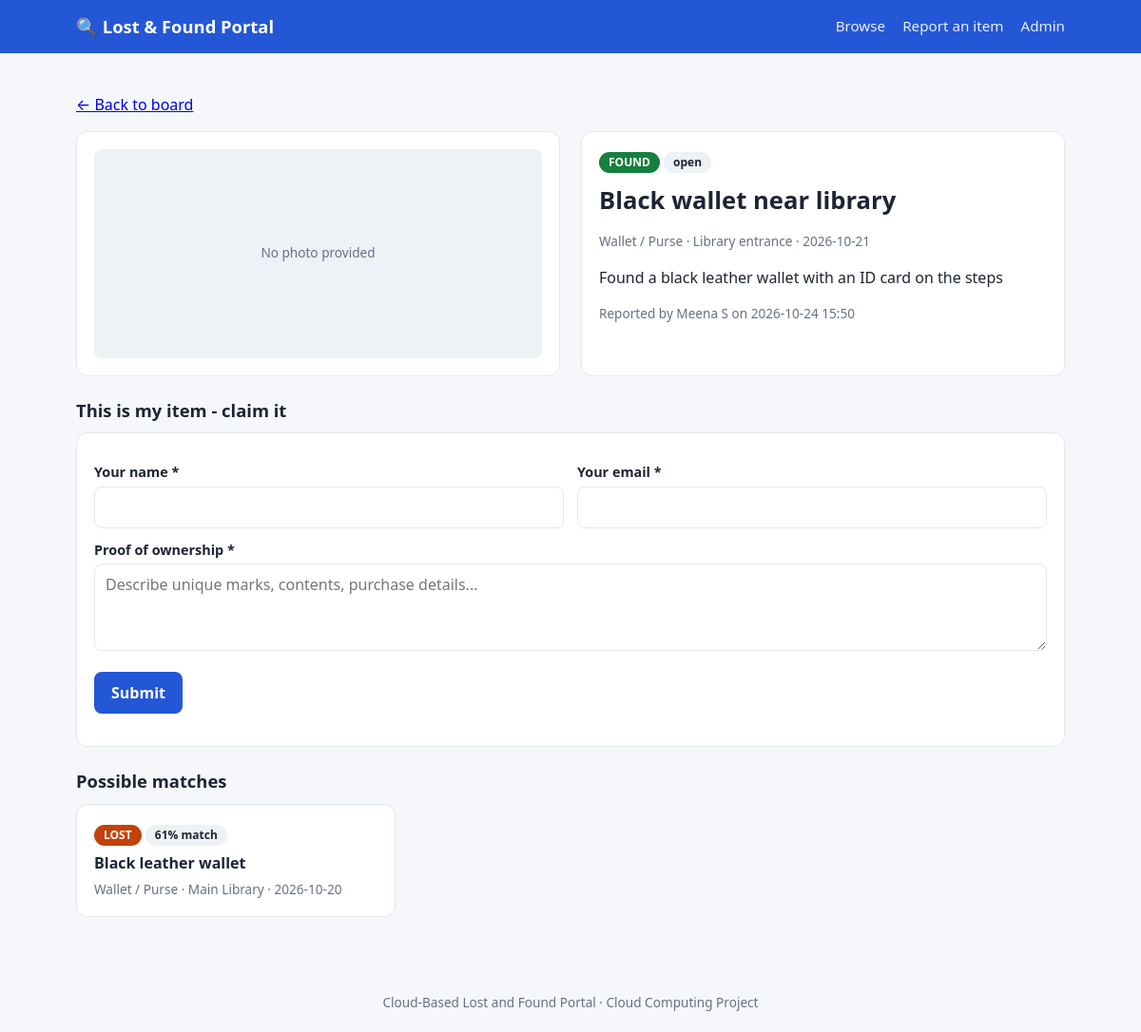
The app's page /item/2 with its own data.
### tables this page shows
CREATE TABLE items (
        id            INTEGER PRIMARY KEY AUTOINCREMENT,
        kind          TEXT NOT NULL CHECK (kind IN ('lost','found')),
        title         TEXT NOT NULL,
        category      TEXT NOT NULL,
        description   TEXT,
        location      TEXT NOT NULL,
        event_date    TEXT NOT NULL,
        contact_name  TEXT NOT NULL,
        contact_email TEXT NOT NULL,
        image         TEXT,
        status        TEXT NOT NULL DEFAULT 'open',   -- open | claim_pending | returned
        created_at    TEXT NOT NULL
    );

### app.py (the view)
@app.route("/item/<int:item_id>")
def detail(item_id):
    item = get_db().execute("SELECT * FROM items WHERE id=?", (item_id,)).fetchone()
    if not item:
        return render_template("404.html"), 404
    return render_template("detail.html", item=item, matches=find_matches(item))

### app.py (called while the page is built)
def get_db():
    if "db" not in g:
        g.db = sqlite3.connect(DB_PATH)
        g.db.row_factory = sqlite3.Row
    return g.db

def tokens(text):
    return {w for w in re.findall(r"[a-z0-9]+", (text or "").lower())
            if w not in STOP and len(w) > 2}

def similarity(a, b):
    ta = tokens(f"{a['title']} {a['title']} {a['description']} {a['location']}")
    tb = tokens(f"{b['title']} {b['title']} {b['description']} {b['location']}")
    if not ta or not tb:
        return 0.0
    score = len(ta & tb) / len(ta | tb)
    if a["category"] == b["category"]:
        score += 0.25
    return round(min(score, 1.0), 2)

def find_matches(item, limit=5):
    opposite = "found" if item["kind"] == "lost" else "lost"
    rows = get_db().execute(
        "SELECT * FROM items WHERE kind=? AND status!='returned' AND id!=?",
        (opposite, item["id"])).fetchall()
    scored = [(similarity(item, r), r) for r in rows]
    return [(s, r) for s, r in sorted(scored, key=lambda x: -x[0]) if s >= 0.30][:limit]

### templates/detail.html (shortened to what this page needs)
{% extends "base.html" %}
{% block content %}
<p><a href="{{ url_for('index') }}">&larr; Back to board</a></p>
<div class="detail">
  <div class="card">
    {% if item.image %}<img src="{{ image_url(item.image) }}" alt="{{ item.title }}">
    {% else %}<div class="thumb" style="height:220px">No photo provided</div>{% endif %}
  </div>
  <div class="card">
    <span class="badge {{ item.kind }}">{{ item.kind|upper }}</span>
    <span class="badge status {{ item.status }}">{{ item.status.replace('_',' ') }}</span>
    <h1 style="margin-top:10px">{{ item.title }}</h1>
    <p class="meta">{{ item.category }} &middot; {{ item.location }} &middot; {{ item.event_date }}</p>
    <p>{{ item.description or 'No description provided.' }}</p>
    <p class="meta">Reported by {{ item.contact_name }} on {{ item.created_at }}</p>
  </div>
</div>
{% if item.status != 'returned' %}
<h2>{{ 'This is my item - claim it' if item.kind=='found' else 'I found this item' }}</h2>
<form class="card" method="post" action="{{ url_for('claim', item_id=item.id) }}">
  <div class="row">
    <div><label>Your name *</label><input name="claimant_name" required></div>
    <div><label>Your email *</label><input type="email" name="claimant_email" required></div>
  </div>
  <label>{{ 'Proof of ownership *' if item.kind=='found' else 'Where / when did you find it? *' }}</label>
  <textarea name="proof" rows="3" required placeholder="{{ 'Describe unique marks, contents, purchase details...' if item.kind=='found' else 'Describe where the item is now and how the owner can collect it' }}"></textarea>
  <p><button type="submit">Submit</button></p>
</form>
{% endif %}
<h2>Possible matches</h2>
{% if matches %}
<div class="grid">
  {% for score, m in matches %}
  <a class="card item" href="{{ url_for('detail', item_id=m.id) }}">
    <div><span class="badge {{ m.kind }}">{{ m.kind|upper }}</span>
         <span class="badge status">{{ (score*100)|round|int }}% match</span></div>
    <strong>{{ m.title }}</strong>
    <span class="meta">{{ m.category }} &middot; {{ m.location }} &middot; {{ m.event_date }}</span>
  </a>
  {% endfor %}
</div>
{% else %}
<div class="card meta">No similar {{ 'found' if item.kind=='lost' else 'lost' }} items yet. Check back later.</div>
{% endif %}
{% endblock %}

### templates/base.html (style rules this page uses)
:root { --bg:#f5f7fb; --card:#fff; --ink:#1d2433; --muted:#667085; --line:#e4e7ec; --brand:#2457d6; --lost:#c2410c; --found:#15803d; --warn:#b45309; }
* { box-sizing:border-box; }
body { margin:0; font-family:system-ui,-apple-system,Segoe UI,Roboto,sans-serif; background:var(--bg); color:var(--ink); line-height:1.5; }
h1 { font-size:1.6rem; margin:0 0 6px; }
h2 { font-size:1.15rem; margin:22px 0 10px; }
.card { background:var(--card); border:1px solid var(--line); border-radius:12px; padding:18px; }
.grid { display:grid; grid-template-columns:repeat(auto-fill,minmax(250px,1fr)); gap:16px; }
.item { display:flex; flex-direction:column; gap:6px; text-decoration:none; color:inherit; }
.thumb { width:100%; height:140px; object-fit:cover; border-radius:8px; background:#eef1f6; display:flex; align-items:center; justify-content:center; color:var(--muted); font-size:.85rem; }
.badge { display:inline-block; padding:2px 10px; border-radius:99px; font-size:.75rem; font-weight:600; color:#fff; }
.badge.lost { background:var(--lost); }
.badge.found { background:var(--found); }
.badge.status { background:#eef1f6; color:var(--ink); }
.meta { color:var(--muted); font-size:.85rem; }
input,select,textarea { font:inherit; padding:9px 11px; border:1px solid var(--line); border-radius:8px; background:#fff; width:100%; }
label { display:block; font-weight:600; font-size:.9rem; margin:12px 0 4px; }
button, .btn { background:var(--brand); color:#fff; border:0; padding:10px 18px; border-radius:8px; font:inherit; font-weight:600; cursor:pointer; text-decoration:none; display:inline-block; }
.row { display:grid; grid-template-columns:1fr 1fr; gap:14px; }
.detail { display:grid; grid-template-columns:1fr 1fr; gap:22px; }

### records on screen
items: kind "FOUND", status.replace "open", title "Black wallet near library", category "Wallet / Purse", location "Library entrance", event_date "2026-10-21", description "Found a black leather wallet with an ID card on the steps", contact_name "Meena S", created_at "2026-10-24 15:50", kind "This is my item - claim it", kind "Proof of ownership *", proof "Describe unique marks, contents, purchase details..."
items: kind "LOST", value "61", title "Black leather wallet", category "Wallet / Purse", location "Main Library", event_date "2026-10-20"
